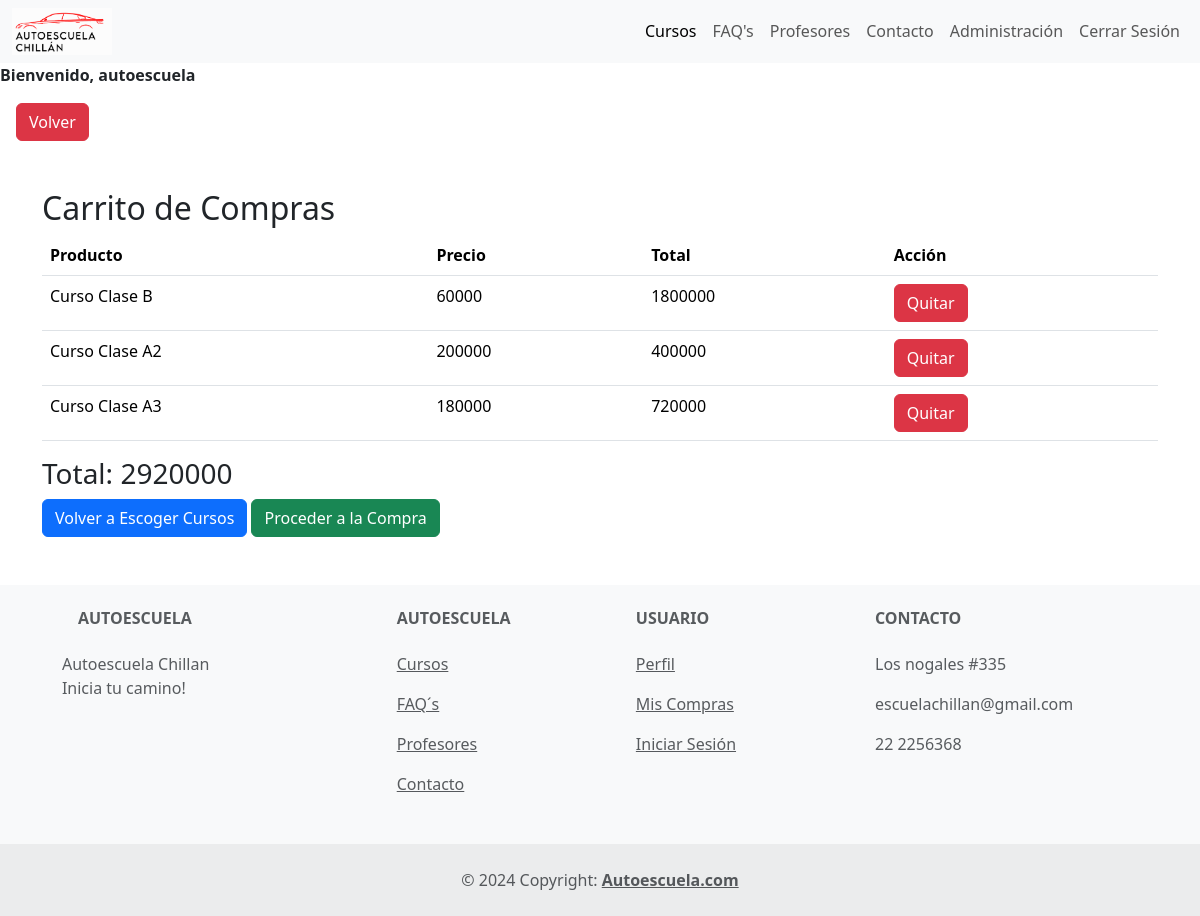
The app's page /carrito/ (signed in), older data.
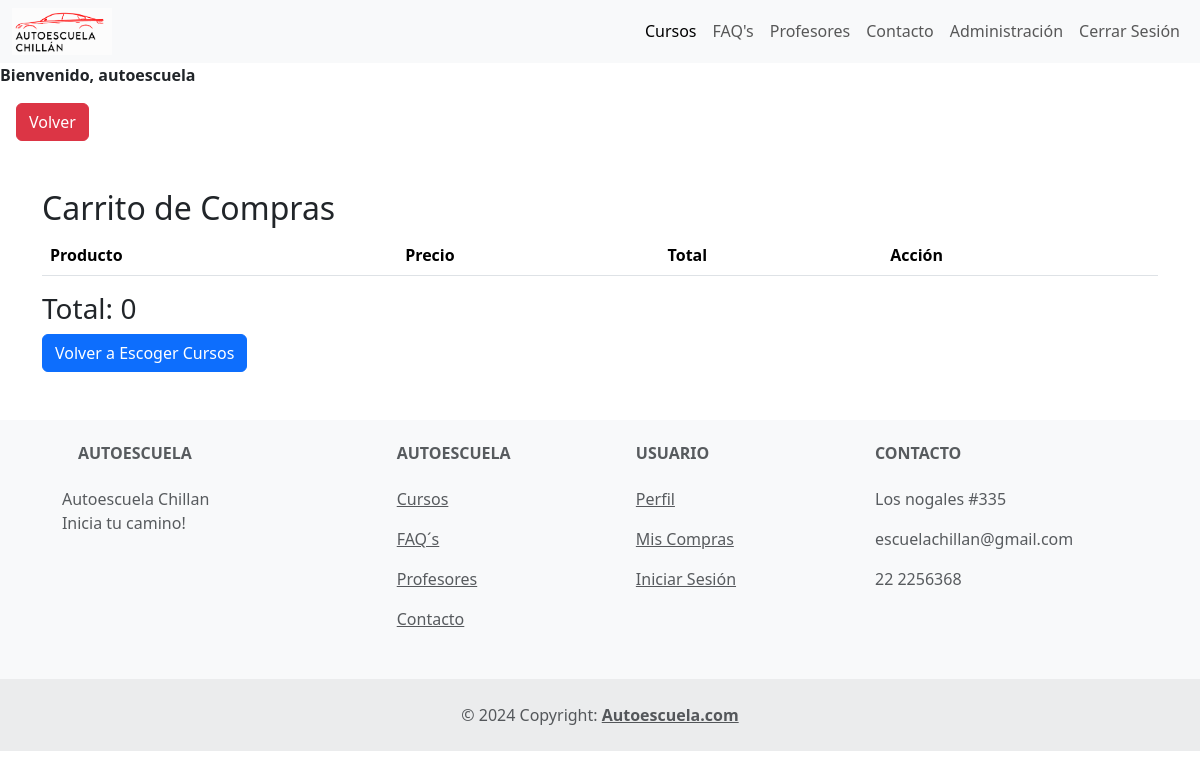
The same page, newer data.
### aplicacion/models.py (models this page shows, shortened)
class CarritoItem(models.Model):
    producto = models.ForeignKey(Producto, on_delete=models.CASCADE)
    compra = models.ForeignKey(Compra, on_delete=models.CASCADE, null=True, blank=True)
    cantidad = models.PositiveIntegerField(default=1)
    @property
    def total_price(self):
        return self.cantidad * self.producto.precio

class Producto(models.Model):
    nombre = models.CharField(max_length=100, verbose_name="Nombre del curso")
    precio = models.PositiveIntegerField( verbose_name="Precio")
    cursos = models.CharField(max_length=20, choices=Cursos, verbose_name="Cursos")
    cupos = models.PositiveIntegerField(verbose_name="Cupos", default=30)
    descripcion = models.TextField(verbose_name="Descripción del curso")
    imagen_curso = models.ImageField(upload_to='cursos/', verbose_name="Imagen Curso")

### aplicacion/views.py (the view)
# urls.py: path('carrito/', carrito , name='carrito'),
@login_required
def carrito(request):
    items_carrito = CarritoItem.objects.filter(compra=None)
    total = sum(item.total_price for item in items_carrito)
    tiene_items = items_carrito.exists()  # Verifica si hay items en el carrito
    return render(request, 'Autoescuela/carrito.html', {
        'items_carrito': items_carrito,
        'total': total,
        'tiene_items': tiene_items,  # Pasa esta variable al contexto del template
    })

### aplicacion/views.py (called while the page is built)
def navbar_context(request):
    usuario_autenticado = request.user.is_authenticated
    tiene_compras = False
    if usuario_autenticado:
        try:
            perfil =request.user
            items_carrito = CarritoItem.objects.filter(compra__perfil=perfil, compra=None)
            tiene_compras = items_carrito.exists()
        except Perfil.DoesNotExist:
            pass
    return {
        'usuario_autenticado': usuario_autenticado,
        'tiene_compras': tiene_compras,
    }

### aplicacion/templates/Autoescuela/carrito.html (shortened to what this page needs)
{% extends "Autoescuela/base.html" %}
{% load static %}
{% block contenido %}
<div class="container mt-5">
    <h2>Carrito de Compras</h2>
    <table class="table">
        <thead>
            <tr>
                <th>Producto</th>
                <th>Precio</th>
                <th>Total</th>
                <th>Acción</th>
            </tr>
        </thead>
        <tbody>
            {% for item in items_carrito %}
            <tr>
                <td>{{ item.producto.nombre }}</td>
                <td>{{ item.producto.precio }}</td>
                <td>{{ item.total_price }}</td>
                <td>
                    <form method="post" action="{% url 'quitar_del_carrito' item.id %}">
                        <button type="submit" class="btn btn-danger">Quitar</button>
                    </form>
                </td>
            </tr>
            {% endfor %}
        </tbody>
    </table>
    <h3>Total: {{ total }}</h3>
    <a href="{% url 'cursos' %}" class="btn btn-primary">Volver a Escoger Cursos</a>
    {% if tiene_items %}
    <a href="{% url 'formpago' %}" class="btn btn-success">Proceder a la Compra</a>
    {% endif %}
</div>
{% endblock %}

### aplicacion/templates/Autoescuela/base.html (shortened to what this page needs)
{% load static %}
{% load crispy_forms_tags %}
<!DOCTYPE html>
<html lang="es">
<head>
  <link href="https://cdn.jsdelivr.net/npm/bootstrap@5.3.3/dist/css/bootstrap.min.css" rel="stylesheet">
  <link rel="stylesheet" href="https://cdn.jsdelivr.net/npm/bootstrap-icons@1.7.1/font/bootstrap-icons.css">
  <link rel="stylesheet" href={% static 'aplicacion/estilos/css'%}>
  <link rel="stylesheet" href="https://cdnjs.cloudflare.com/ajax/libs/font-awesome/4.7.0/css/font-awesome.min.css">
</head>
<body>
<nav class="navbar navbar-expand-sm bg-body-tertiary">
  <div class="container-fluid">
      <a href="{% url 'index' %}">
          <img src="{% static 'aplicacion/img/logo-autoescuela-2_1.png' %}" width="100px">
      </a>
      <div class="collapse navbar-collapse" id="navbarNavDropdown">
          <ul class="navbar-nav ms-auto">
              <li class="nav-item">
                  <a class="nav-link active" aria-current="page" href="{% url 'cursos' %}">Cursos</a>
              </li>
              <li class="nav-item">
                  <a class="nav-link" href="{% url 'faqs' %}">FAQ's</a>
              </li>
              <li class="nav-item">
                  <a class="nav-link" href="{% url 'profesores' %}">Profesores</a>
              </li>
              <li class="nav-item">
                  <a class="nav-link" href="{% url 'contacto' %}">Contacto</a>
              </li>
              {% if user.is_authenticated %}
                  {% if user.is_superuser %}
                  <li class="nav-item">
                      <a class="nav-link" href="{% url 'perfilAdmin' %}">Administración</a>
                  </li>
                  <li class="nav-item">
                      <a class="nav-link" href="{% url 'cerrarSesion' %}">Cerrar Sesión</a>
                  </li>
                  {% endif %}
              {% else %}
              <li class="nav-item">
                  <a class="nav-link" href="{% url 'login' %}">Iniciar Sesión</a>
              </li>
              {% endif %}
          </ul>
      </div>
  </div>
</nav>
{% if user.is_authenticated %}
  <strong>Bienvenido, {{ user.username }}</strong>
{% endif %}
  <div class="m-3" >
  <button onclick="goBack()" type="button" class="btn btn-danger">Volver</button>
  </div>
    <div>
{% block contenido %}
{% endblock %}
<footer class="text-center text-lg-start bg-body-tertiary text-muted">
    <section class="">
      <div class="container text-center text-md-start mt-5 p-2">
        <div class="row mt-3">
          <div class="col-md-3 col-lg-4 col-xl-3 mx-auto mb-4">
            <h6 class="text-uppercase fw-bold mb-4">
              Autoescuela
            </h6>
            <p>
              Autoescuela Chillan
              <br>
                Inicia tu camino!
            </p>
          </div>
          <div class="col-md-2 col-lg-2 col-xl-2 mx-auto mb-4">
            <h6 class="text-uppercase fw-bold mb-4">
              Autoescuela
            </h6>
            <p>
              <a href="{% url 'cursos' %}" class="text-reset">Cursos</a>
            </p>
            <p>
              <a href="{% url 'faqs' %}" class="text-reset">FAQ´s</a>
            </p>
            <p>
              <a href="{% url 'profesores' %}" class="text-reset">Profesores</a>
            </p>
            <p>
              <a href="{% url 'contacto' %}"class="text-reset">Contacto</a>
            </p>
          </div>
          <div class="col-md-3 col-lg-2 col-xl-2 mx-auto mb-4">
            <h6 class="text-uppercase fw-bold mb-4">
              Usuario
            </h6>
            <p>
              <a href="{% url 'perfil' %}" class="text-reset">Perfil</a>
            </p>
            <p>
              <a href="{% url 'miscompras' %}" class="text-reset">Mis Compras</a>
            </p>
            <p>
              <a href="{% url 'login' %}" class="text-reset">Iniciar Sesión</a>
            </p>
          </div>
          <div class="col-md-4 col-lg-3 col-xl-3 mx-auto mb-md-0 mb-4">
            <h6 class="text-uppercase fw-bold mb-4">Contacto</h6>
            <p>Los nogales #335</p>
            <p>
              escuelachillan@gmail.com
            </p>
            <p>22 2256368</p>
          </div>
        </div>
      </div>
    </section>
    <div class="text-center p-4" style="background-color: rgba(0, 0, 0, 0.05);">
      © 2024 Copyright:
      <a class="text-reset fw-bold" href="https://mdbootstrap.com/">Autoescuela.com</a>
    </div>
  </footer>
  </body>

Row changes from the older to the newer data that the page shows:
removed CarritoItem: producto.nombre "Curso Clase B", producto.precio "60000", total_price "1800000"
removed CarritoItem: producto.nombre "Curso Clase A2", producto.precio "200000", total_price "400000"
removed CarritoItem: producto.nombre "Curso Clase A3", producto.precio "180000", total_price "720000"
Text that changed along with them:
{{ total }}: "2920000" → "0"
text no longer shown: "Proceder a la Compra"
